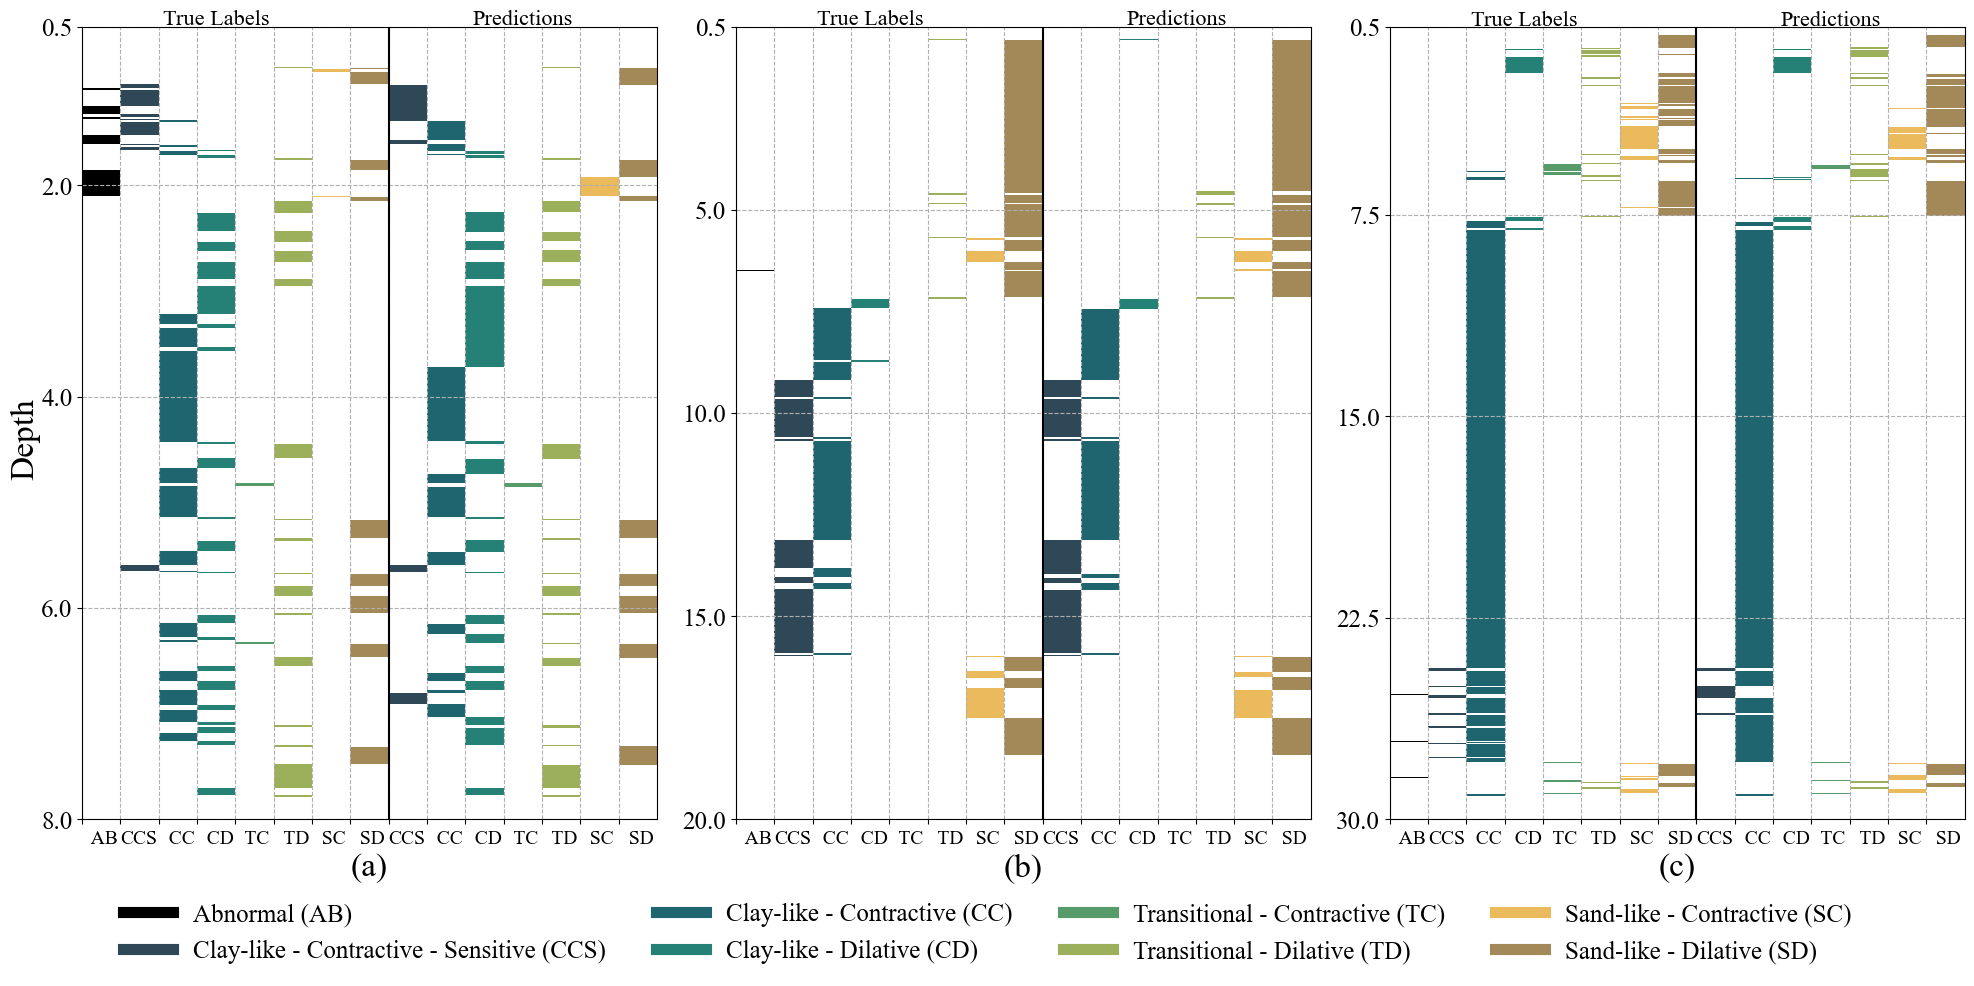

The script that saved this image:
import pandas as pd
import matplotlib.pyplot as plt
import numpy as np

data = pd.read_csv('result.csv')

plt.rcParams['font.family'] = 'Times New Roman'
plt.rcParams['font.size'] = 14

label_abbr = ['  AB', 'CCS', '  CC', '  CD', '  TC', '  TD', '  SC', '  SD', 'CCS', '  CC', '  CD', '  TC', '  TD',
              '  SC', '  SD']
colors = ['black', '#2F4858', '#1F6570', '#258175', '#589B6A', '#9CAF5A', '#EABA5C', '#A38858']

selected_ids = [312, 337, 338]
filtered_data = data[data['id'].isin(selected_ids)]

fig, axs = plt.subplots(nrows=1, ncols=len(selected_ids), figsize=(20, 10))

def plot_intervals(ax, depths, values, color_map, num_classes=8, offset=0):
    for i in range(len(depths) - 1):
        for j in range(num_classes):
            ax.fill_betweenx(
                [depths[i], depths[i + 1]],
                offset + j, offset + j + 1,
                color=color_map[values[i]] if values[i] == j else 'white',
                edgecolor='none'
            )

y_limits = [(8, 0.5), (20, 0.5), (30, 0.5)]
y_ticks = [
    [0.5, 2, 4, 6, 8],
    [0.5, 5, 10, 15, 20],
    [0.5, 7.5, 15, 22.5, 30]
]
text_heights = [0.478, 0.451, 0.445]
subtitles = ['(a)', '(b)', '(c)']

for i, id_value in enumerate(selected_ids):
    id_data = filtered_data[filtered_data['id'] == id_value].sort_values(by='depth')
    depths = id_data['depth'].values
    labels = id_data['label'].values
    predictions = id_data['pred_label'].values

    axs[i].invert_yaxis()

    plot_intervals(axs[i], depths, predictions, colors, offset=7)
    plot_intervals(axs[i], depths, labels, colors)
    axs[i].axvline(x=8, color='black')
    axs[i].set_xlim(0, 15)
    axs[i].set_xticks(range(15))
    axs[i].set_xticklabels(label_abbr, ha='left')
    axs[i].set_ylim(y_limits[i])
    axs[i].set_yticks(y_ticks[i])
    axs[i].grid(True, linestyle='--')
    axs[i].tick_params(axis='y', labelsize=18)
    axs[i].set_xlabel(subtitles[i], fontsize=24)
    axs[i].text(3.5, text_heights[i], 'True Labels', ha='center', fontsize=16, color='black')
    axs[i].text(11.5, text_heights[i], 'Predictions', ha='center', fontsize=16, color='black')

fig.text(0.01, 0.55, 'Depth', va='center', rotation='vertical', fontsize=24)

legend_labels = [
    'Abnormal (AB)', 'Clay-like - Contractive - Sensitive (CCS)', 'Clay-like - Contractive (CC)',
    'Clay-like - Dilative (CD)', 'Transitional - Contractive (TC)', 'Transitional - Dilative (TD)',
    'Sand-like - Contractive (SC)', 'Sand-like - Dilative (SD)'
]
legend_patches = [plt.Line2D([0], [0], color=color, lw=8) for color in colors]

fig.legend(legend_patches, legend_labels, loc='lower center', ncol=4, frameon=False, fontsize=18)

plt.tight_layout(rect=[0.015, 0.085, 1, 1])

plt.savefig('fig11.png', bbox_inches='tight')
plt.show()
